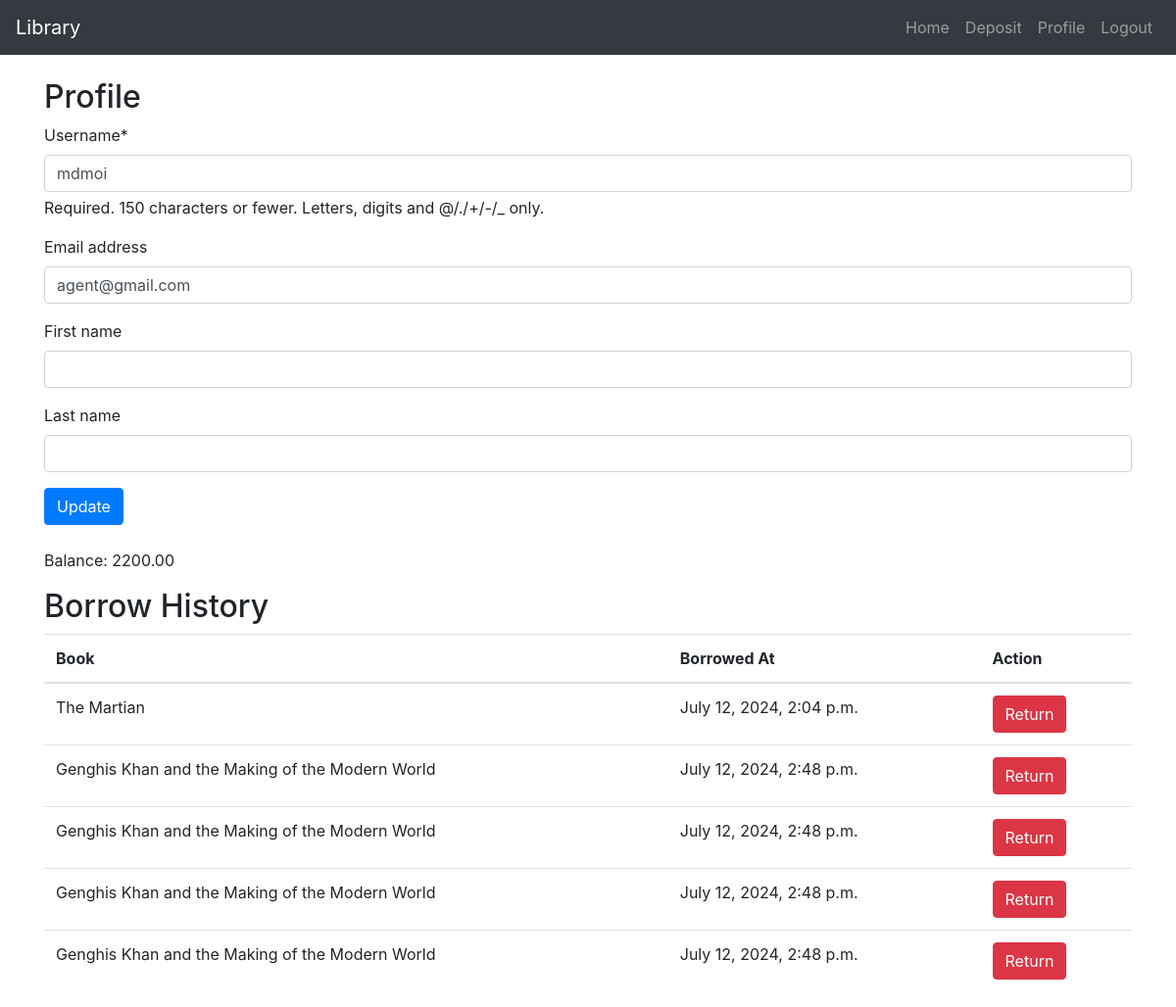
The page /users/profile/ (signed in) on the database its author committed.
### users/models.py (models this page shows, shortened)
class Profile(models.Model):
    user = models.OneToOneField(User, on_delete=models.CASCADE)
    balance = models.DecimalField(max_digits=10, decimal_places=2, default=0.00)

### books/models.py (models this page shows, shortened)
class Borrow(models.Model):
    user = models.ForeignKey(User, on_delete=models.CASCADE)
    book = models.ForeignKey(Book, on_delete=models.CASCADE)
    borrowed_at = models.DateTimeField(auto_now_add=True)

class Book(models.Model):
    category = models.ForeignKey(Category, on_delete=models.CASCADE, related_name='books')
    title = models.CharField(max_length=255)
    description = models.TextField()
    image = models.ImageField(upload_to='books/', blank=True, null=True)
    price = models.DecimalField(max_digits=10, decimal_places=2)
    quantity = models.PositiveIntegerField()

### users/views.py (the view, shortened to what this page needs)
# urls.py: path('profile/', ProfileView.as_view(), name='profile'),
@method_decorator(login_required, name='dispatch')
class ProfileView(View):
    def get(self, request):
        user_form = UserForm(instance=request.user)
        borrows = Borrow.objects.filter(user=request.user)
        context = {
            'user_form': user_form,
            'borrows': borrows,
        }
        return render(request, 'users/profile.html', context)

### users/forms.py
class UserForm(forms.ModelForm):
    class Meta:
        model = User
        fields = ['username', 'email', 'first_name', 'last_name']

### users/templates/users/profile.html (shortened to what this page needs)
{% extends 'base.html' %}
{% load crispy_forms_tags %}
{% block content %}
<h2>Profile</h2>
<form method="post">
    {{ user_form|crispy }}
    <button type="submit" class="btn btn-primary">Update</button>
</form>
<br/>
<p>Balance: {{ request.user.profile.balance }}</p>
<h2>Borrow History</h2>
<table class="table">
    <thead>
        <tr>
            <th>Book</th>
            <th>Borrowed At</th>
            <th>Action</th>
        </tr>
    </thead>
    <tbody>
        {% for borrow in borrows %}
            <tr>
                <td>{{ borrow.book.title }}</td>
                <td>{{ borrow.borrowed_at }}</td>
                <td>
                    <form method="post" action="{% url 'return-book' borrow.pk %}">
                        <button type="submit" class="btn btn-danger">Return</button>
                    </form>
                </td>
            </tr>
        {% endfor %}
    </tbody>
</table>
{% endblock %}

### rows shown on the page
Borrow: book "The Martian", borrowed_at "July 12, 2024, 2:04 p.m."
Borrow: book "Genghis Khan and the Making of the Modern World", borrowed_at "July 12, 2024, 2:48 p.m."
Borrow: book "Genghis Khan and the Making of the Modern World", borrowed_at "July 12, 2024, 2:48 p.m."
Borrow: book "Genghis Khan and the Making of the Modern World", borrowed_at "July 12, 2024, 2:48 p.m."
Borrow: book "Genghis Khan and the Making of the Modern World", borrowed_at "July 12, 2024, 2:48 p.m."

### other values the page prints
{{ request.user.profile.balance }} "2200.00"
